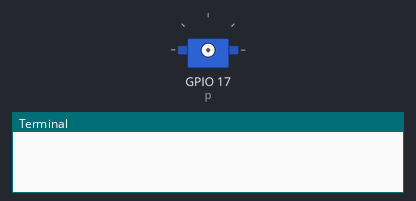
Recording of a program running on a simulated Raspberry Pi (BCM pin numbers). On the bench: servo, the last lines printed to the terminal. Servo angles are drawn from the pulse width (0.5 ms = 0°, 2.5 ms = 180°).

Above: at 0.1 s.
At 5.1 s:
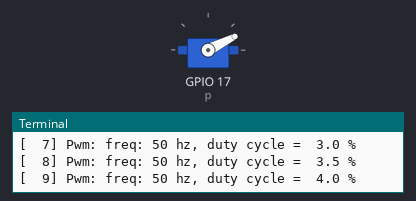
At 19.6 s:
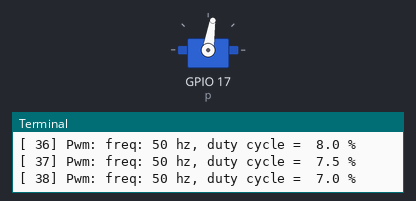
At 39.1 s:
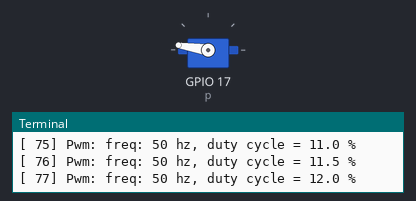
Timing chart, 0 to 40.0 s (numbered marks = the images above):
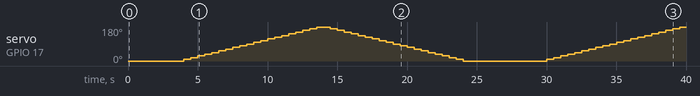

The program:

servo_pwm.py
```python
# servo_pwm.py
# GPIO 핀 17을 사용하여 PWM 신호로 서보 모터를 제어하는 프로그램

import RPi.GPIO as GPIO  # Raspberry Pi GPIO 제어를 위한 표준 라이브러리 임포트
from time import sleep   # 프로그램에 대기(일시 정지) 기능을 추가하기 위한 sleep 함수 임포트

# GPIO 경고 메시지를 비활성화하고 BCM 핀 번호 모드를 설정
GPIO.setwarnings(False)
GPIO.setmode(GPIO.BCM)   # GPIO 핀 번호 체계를 BCM 모드로 설정

GPIO.setup(17, GPIO.OUT)  # GPIO 핀 17을 출력 모드로 설정

duration = 0.5  # 각 PWM 신호에서 대기할 시간 (0.5초)

frq = 50  # 서보 모터에 사용할 PWM 신호의 주파수 (50Hz)
p = GPIO.PWM(17, frq)  # GPIO 핀 17에 PWM 신호를 설정하고 주파수를 50Hz로 설정
p.start(0)  # PWM을 시작하고 듀티 사이클을 0으로 설정 (서보 모터가 움직이지 않음)
sleep(duration)  # 듀티 사이클이 0인 상태에서 대기
p.ChangeDutyCycle(0)  # 듀티 사이클을 0으로 설정 (안정화)
sleep(duration)  # 다시 대기

count = 0 # 실행 횟수
# 서보를 -90도에서 90도까지 증가시킨 후 다시 -90도로 감소시키는 동작을 2회 반복
for i in (list(range(0, 126, 5)) + list(range(125, -1, -5)))*2:
    count += 1 # 실행 횟수 증가
    dc = i / 10  # 듀티 사이클을 0에서 12.5까지 0.5씩 증가 또는 감소
    print(f"[{count:3d}] Pwm: freq: {frq} hz, duty cycle = {dc:4.1f} %")  # 현재 듀티 사이클 출력
    p.ChangeDutyCycle(dc)  # 듀티 사이클을 변경하여 서보 모터의 각도 제어
    sleep(duration)  # 각도 변경 후 대기
pass

# PWM 신호를 중지하고, GPIO 핀을 기본값으로 재설정
p.stop()  # PWM을 중지
GPIO.cleanup()  # 사용한 GPIO 핀을 초기 상태로 복구
```

Measured:
- by itself, servo on GPIO 17 (p): 0° → 9° at 4.0 s, → 18° 0.50 s later, → 27° 0.50 s later, → 36° 0.50 s later, … (60 changes in this stretch)
